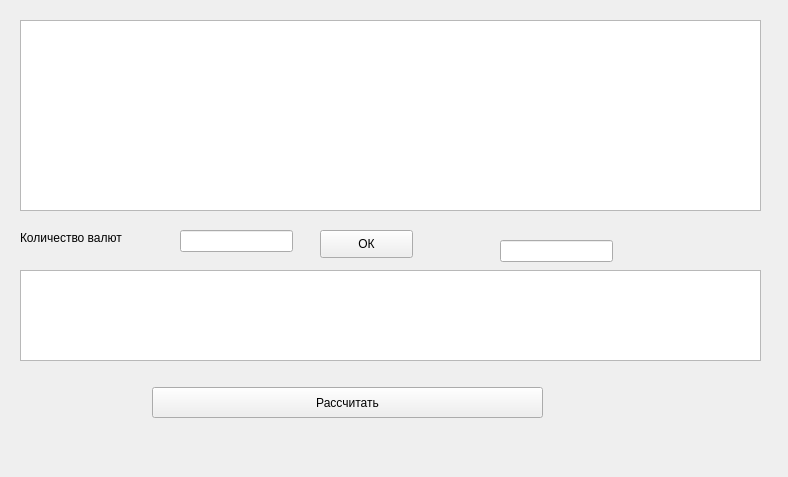
<?xml version="1.0" encoding="UTF-8"?>
<ui version="4.0">
 <class>MainWindow</class>
 <widget class="QMainWindow" name="MainWindow">
  <property name="geometry">
   <rect>
    <x>0</x>
    <y>0</y>
    <width>788</width>
    <height>477</height>
   </rect>
  </property>
  <property name="windowTitle">
   <string>MainWindow</string>
  </property>
  <widget class="QWidget" name="centralWidget">
   <widget class="QTableWidget" name="table">
    <property name="geometry">
     <rect>
      <x>20</x>
      <y>20</y>
      <width>741</width>
      <height>191</height>
     </rect>
    </property>
   </widget>
   <widget class="QLabel" name="label">
    <property name="geometry">
     <rect>
      <x>20</x>
      <y>230</y>
      <width>141</width>
      <height>16</height>
     </rect>
    </property>
    <property name="text">
     <string>Количество валют</string>
    </property>
   </widget>
   <widget class="QLineEdit" name="countLine">
    <property name="geometry">
     <rect>
      <x>180</x>
      <y>230</y>
      <width>113</width>
      <height>22</height>
     </rect>
    </property>
   </widget>
   <widget class="QPushButton" name="okButton">
    <property name="geometry">
     <rect>
      <x>320</x>
      <y>230</y>
      <width>93</width>
      <height>28</height>
     </rect>
    </property>
    <property name="text">
     <string>ОК</string>
    </property>
   </widget>
   <widget class="QTextBrowser" name="result">
    <property name="geometry">
     <rect>
      <x>20</x>
      <y>270</y>
      <width>741</width>
      <height>91</height>
     </rect>
    </property>
   </widget>
   <widget class="QPushButton" name="calculateButton">
    <property name="geometry">
     <rect>
      <x>152</x>
      <y>387</y>
      <width>391</width>
      <height>31</height>
     </rect>
    </property>
    <property name="text">
     <string>Рассчитать</string>
    </property>
   </widget>
   <widget class="QLineEdit" name="lineBegin">
    <property name="geometry">
     <rect>
      <x>500</x>
      <y>240</y>
      <width>113</width>
      <height>22</height>
     </rect>
    </property>
   </widget>
  </widget>
 </widget>
 <layoutdefault spacing="6" margin="11"/>
 <resources/>
 <connections/>
</ui>
